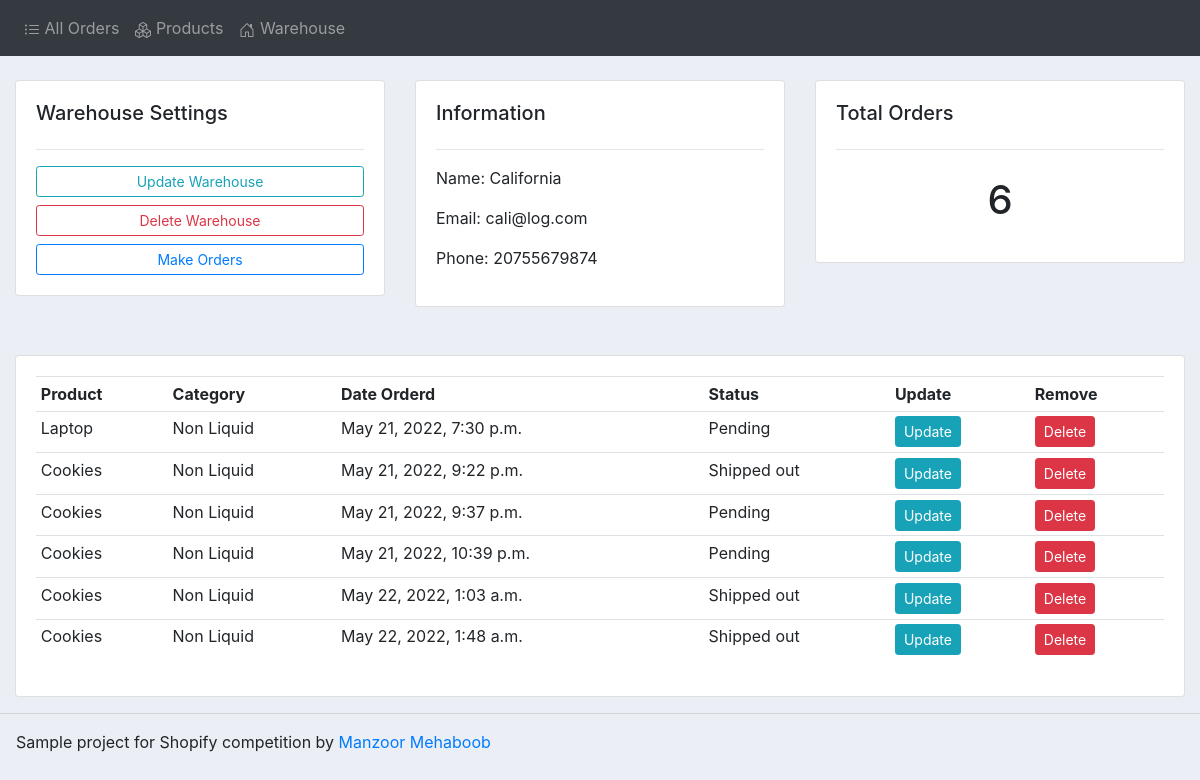
/warehouse/2/, run on the app's committed database.
### accounts/models.py (models this page shows, shortened)
class Warehouse(models.Model):
	id = models.AutoField(primary_key=True)
	name = models.CharField(max_length=200, null=True)
	phone = models.CharField(max_length=200, null=True)
	email = models.CharField(max_length=200, null=True)
	place = models.CharField(max_length=200, null=True)
	date_created = models.DateTimeField(auto_now_add=True, null=True)

class Order(models.Model):
	STATUS = (
			('Stored', 'Stored'),
			('Shipped out', 'Shipped out'),
			('Shipped in', 'Shipped in'),
			('Pending', 'Pending'),
			)
	id = models.AutoField(primary_key=True)
	warehouse = models.ForeignKey(Warehouse, null=True, on_delete= models.SET_NULL)
	product = models.ForeignKey(Product, null=True, on_delete= models.SET_NULL)
	date_created = models.DateTimeField(auto_now_add=True, null=True)
	status = models.CharField(max_length=200, null=True, choices=STATUS)

class Product(models.Model):
	CATEGORY = (
			('Liquid', 'Liquid'),
			('Non Liquid', 'Non Liquid'),
			)
	id = models.AutoField(primary_key=True)
	name = models.CharField(max_length=200, null=True)
	price = models.FloatField(null=True)
	category = models.CharField(max_length=200, null=True, choices=CATEGORY)
	description = models.CharField(max_length=200, null=True, blank=True)
	date_created = models.DateTimeField(auto_now_add=True, null=True)
	tags = models.ManyToManyField(Tag)
	def __str__(self):
		return self.name

### accounts/views.py (the view)
# urls.py: path('warehouse/<str:pk_test>/', views.warehouse, name="warehouse"),
def warehouse(request, pk_test):
	warehouse = Warehouse.objects.get(id=pk_test)
	orders = warehouse.order_set.all()
	order_count = orders.count()
	context = {'warehouse':warehouse, 'orders':orders, 'order_count':order_count}
	return render(request, 'accounts/warehouse.html',context)

### accounts/templates/accounts/warehouse.html
{% extends 'accounts/main.html' %}
{% block content %}
<br>
<div class="row">
	<div class="col-md">
		<div class="card card-body">
			<h5>Warehouse Settings</h5>
			<hr>
			<a class="btn btn-outline-info  btn-sm btn-block" href="{% url 'update_warehouse' warehouse.id %}">Update
				Warehouse</a>
			<a class="btn btn-outline-danger  btn-sm btn-block" href="{% url 'delete_warehouse' warehouse.id %}">Delete
				Warehouse</a>
			<a class="btn btn-outline-primary  btn-sm btn-block" href="{% url 'create_order' %}">Make
				Orders</a>
		</div>
	</div>
	<div class="col-md">
		<div class="card card-body">
			<h5>Information</h5>
			<hr>
			<p>Name: {{warehouse.name}}</p>
			<p>Email: {{warehouse.email}}</p>
			<p>Phone: {{warehouse.phone}}</p>
		</div>
	</div>
	<div class="col-md">
		<div class="card card-body">
			<h5>Total Orders</h5>
			<hr>
			<h1 style="text-align: center;padding: 10px">{{order_count}}</h1>
		</div>
	</div>
</div>
<br />
<br />
<div class="row">
	<div class="col-md">
		<div class="card card-body">
			<table class="table table-sm">
				<tr>
					<th>Product</th>
					<th>Category</th>
					<th>Date Orderd</th>
					<th>Status</th>
					<th>Update</th>
					<th>Remove</th>
				</tr>
				{% for order in orders %}
				<tr>
					<td>{{order.product}}</td>
					<td>{{order.product.category}}</td>
					<td>{{order.date_created}}</td>
					<td>{{order.status}}</td>
					<td><a class="btn btn-sm btn-info" href="{% url 'update_order' order.id %}">Update</a></td>
					<td><a class="btn btn-sm btn-danger" href="{% url 'delete_order' order.id %}">Delete</a></td>
				</tr>
				{% endfor %}
			</table>
		</div>
	</div>
</div>
{% endblock %}

### static/css/main.css (style rules this page uses)
body { background-color: #ebeff5; }

### data on the page
Warehouse: name "California", email "cali@log.com", phone "20755679874"
Order: product "Laptop", product.category "Non Liquid", date_created "May 21, 2022, 7:30 p.m.", status "Pending"
Order: product "Cookies", product.category "Non Liquid", date_created "May 21, 2022, 9:22 p.m.", status "Shipped out"
Order: product "Cookies", product.category "Non Liquid", date_created "May 21, 2022, 9:37 p.m.", status "Pending"
Order: product "Cookies", product.category "Non Liquid", date_created "May 21, 2022, 10:39 p.m.", status "Pending"
Order: product "Cookies", product.category "Non Liquid", date_created "May 22, 2022, 1:03 a.m.", status "Shipped out"
Order: product "Cookies", product.category "Non Liquid", date_created "May 22, 2022, 1:48 a.m.", status "Shipped out"

### other printed values
{{ order_count }} "6"
